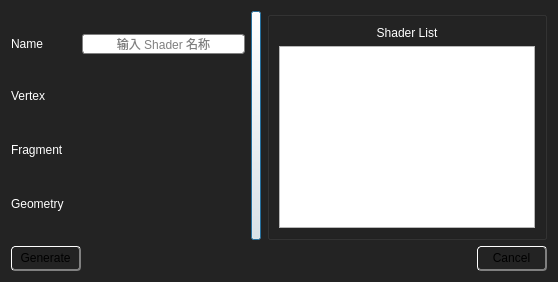
<?xml version="1.0" encoding="UTF-8"?>
<ui version="4.0">
 <class>ShaderCreatorDialog</class>
 <widget class="QDialog" name="ShaderCreatorDialog">
  <property name="geometry">
   <rect>
    <x>0</x>
    <y>0</y>
    <width>558</width>
    <height>282</height>
   </rect>
  </property>
  <property name="windowTitle">
   <string>Shader Generator</string>
  </property>
  <property name="windowIcon">
   <iconset resource="../../resource/icons.qrc">
    <normaloff>:/icon/setting.png</normaloff>:/icon/setting.png</iconset>
  </property>
  <property name="windowOpacity">
   <double>0.950000000000000</double>
  </property>
  <property name="styleSheet">
   <string notr="true">QDialog{
	background-color: rgb(35, 35, 35);
}</string>
  </property>
  <layout class="QVBoxLayout" name="verticalLayout_3">
   <item>
    <layout class="QHBoxLayout" name="horizontalLayout_7">
     <item>
      <layout class="QHBoxLayout" name="horizontalLayout_6">
       <item>
        <layout class="QVBoxLayout" name="verticalLayout_2">
         <item>
          <layout class="QHBoxLayout" name="horizontalLayout_4">
           <item>
            <widget class="QLabel" name="name_label">
             <property name="sizePolicy">
              <sizepolicy hsizetype="Preferred" vsizetype="Preferred">
               <horstretch>0</horstretch>
               <verstretch>0</verstretch>
              </sizepolicy>
             </property>
             <property name="minimumSize">
              <size>
               <width>65</width>
               <height>0</height>
              </size>
             </property>
             <property name="styleSheet">
              <string notr="true">QLabel{
	color:white;
	font: 12pt &quot;Sitka&quot;;
}
</string>
             </property>
             <property name="text">
              <string>Name</string>
             </property>
            </widget>
           </item>
           <item>
            <widget class="QLineEdit" name="shader_name">
             <property name="sizePolicy">
              <sizepolicy hsizetype="Expanding" vsizetype="Fixed">
               <horstretch>0</horstretch>
               <verstretch>0</verstretch>
              </sizepolicy>
             </property>
             <property name="minimumSize">
              <size>
               <width>0</width>
               <height>20</height>
              </size>
             </property>
             <property name="styleSheet">
              <string notr="true">QLineEdit{
    font:  9pt &quot;Cascadia Code&quot;;
    color: black;
    background: qlineargradient(x1: 0, y1: 0, x2: 0, y2: 1,
                                     stop: 0 #F1F1F1, stop: 0.4 #EEEEEE,
                                     stop: 0.5 #E8E8E8, stop: 1.0 #E3E3E3);
    border: 1px solid gray;
    border-radius: 3px;
}

QLineEdit::PlaceHolder{
	color: grey;
}</string>
             </property>
             <property name="text">
              <string/>
             </property>
             <property name="alignment">
              <set>Qt::AlignCenter</set>
             </property>
             <property name="readOnly">
              <bool>false</bool>
             </property>
             <property name="placeholderText">
              <string>输入 Shader 名称</string>
             </property>
            </widget>
           </item>
          </layout>
         </item>
         <item>
          <layout class="QHBoxLayout" name="horizontalLayout">
           <item>
            <widget class="QLabel" name="vertex_label">
             <property name="sizePolicy">
              <sizepolicy hsizetype="Preferred" vsizetype="Preferred">
               <horstretch>0</horstretch>
               <verstretch>0</verstretch>
              </sizepolicy>
             </property>
             <property name="minimumSize">
              <size>
               <width>65</width>
               <height>0</height>
              </size>
             </property>
             <property name="styleSheet">
              <string notr="true">QLabel{
	color:white;
	font: 12pt &quot;Sitka&quot;;
}
</string>
             </property>
             <property name="text">
              <string>Vertex</string>
             </property>
            </widget>
           </item>
           <item>
            <widget class="ClickedEdit" name="vertex_shader" native="true">
             <property name="sizePolicy">
              <sizepolicy hsizetype="Expanding" vsizetype="Fixed">
               <horstretch>0</horstretch>
               <verstretch>0</verstretch>
              </sizepolicy>
             </property>
             <property name="minimumSize">
              <size>
               <width>0</width>
               <height>25</height>
              </size>
             </property>
             <property name="styleSheet">
              <string notr="true">QLineEdit{
    font:  9pt &quot;Cascadia Code&quot;;
    color: black;
    background: qlineargradient(x1: 0, y1: 0, x2: 0, y2: 1,
                                     stop: 0 #E1E1E1, stop: 0.4 #DDDDDD,
                                     stop: 0.5 #D8D8D8, stop: 1.0 #D3D3D3);
    border: 1px solid gray;
    border-radius: 3px;
}
QLineEdit::hover{
    font:  9pt &quot;Cascadia Code&quot;;
    color: #FFFFEE;
    background: qlineargradient(x1: 0, y1: 0, x2: 0, y2: 1,
                                     stop: 0 #AAAAAA, stop: 0.4 #BBBBBB,
                                     stop: 0.5 #A8A8A8, stop: 1.0 #B3B3B3);
    border: 2px solid #dfdfdf;
    border-radius: 3px;
}</string>
             </property>
            </widget>
           </item>
          </layout>
         </item>
         <item>
          <layout class="QHBoxLayout" name="horizontalLayout_2">
           <item>
            <widget class="QLabel" name="fragment_label">
             <property name="sizePolicy">
              <sizepolicy hsizetype="Preferred" vsizetype="Preferred">
               <horstretch>0</horstretch>
               <verstretch>0</verstretch>
              </sizepolicy>
             </property>
             <property name="minimumSize">
              <size>
               <width>65</width>
               <height>0</height>
              </size>
             </property>
             <property name="styleSheet">
              <string notr="true">QLabel{
	color:white;
	font: 12pt &quot;Sitka&quot;;
}
</string>
             </property>
             <property name="text">
              <string>Fragment</string>
             </property>
            </widget>
           </item>
           <item>
            <widget class="ClickedEdit" name="fragment_shader" native="true">
             <property name="sizePolicy">
              <sizepolicy hsizetype="Expanding" vsizetype="Fixed">
               <horstretch>0</horstretch>
               <verstretch>0</verstretch>
              </sizepolicy>
             </property>
             <property name="minimumSize">
              <size>
               <width>0</width>
               <height>25</height>
              </size>
             </property>
            </widget>
           </item>
          </layout>
         </item>
         <item>
          <layout class="QHBoxLayout" name="horizontalLayout_3">
           <item>
            <widget class="QLabel" name="geometry_label">
             <property name="sizePolicy">
              <sizepolicy hsizetype="Preferred" vsizetype="Preferred">
               <horstretch>0</horstretch>
               <verstretch>0</verstretch>
              </sizepolicy>
             </property>
             <property name="minimumSize">
              <size>
               <width>65</width>
               <height>0</height>
              </size>
             </property>
             <property name="styleSheet">
              <string notr="true">QLabel{
	color:white;
	font: 12pt &quot;Sitka&quot;;
}
</string>
             </property>
             <property name="text">
              <string>Geometry</string>
             </property>
            </widget>
           </item>
           <item>
            <widget class="ClickedEdit" name="geometry_shader" native="true">
             <property name="sizePolicy">
              <sizepolicy hsizetype="Expanding" vsizetype="Fixed">
               <horstretch>0</horstretch>
               <verstretch>0</verstretch>
              </sizepolicy>
             </property>
             <property name="minimumSize">
              <size>
               <width>0</width>
               <height>25</height>
              </size>
             </property>
            </widget>
           </item>
          </layout>
         </item>
        </layout>
       </item>
       <item>
        <widget class="QPushButton" name="list_show_button">
         <property name="sizePolicy">
          <sizepolicy hsizetype="Minimum" vsizetype="Expanding">
           <horstretch>0</horstretch>
           <verstretch>0</verstretch>
          </sizepolicy>
         </property>
         <property name="maximumSize">
          <size>
           <width>10</width>
           <height>16777215</height>
          </size>
         </property>
         <property name="text">
          <string/>
         </property>
        </widget>
       </item>
      </layout>
     </item>
     <item>
      <widget class="QGroupBox" name="list_box">
       <property name="title">
        <string/>
       </property>
       <layout class="QVBoxLayout" name="verticalLayout">
        <item>
         <widget class="QLabel" name="shader_lists_label">
          <property name="sizePolicy">
           <sizepolicy hsizetype="Preferred" vsizetype="Preferred">
            <horstretch>0</horstretch>
            <verstretch>0</verstretch>
           </sizepolicy>
          </property>
          <property name="minimumSize">
           <size>
            <width>65</width>
            <height>0</height>
           </size>
          </property>
          <property name="styleSheet">
           <string notr="true">QLabel{
	color:white;
	font: 12pt &quot;Sitka&quot;;
}
</string>
          </property>
          <property name="text">
           <string>Shader List</string>
          </property>
          <property name="alignment">
           <set>Qt::AlignCenter</set>
          </property>
         </widget>
        </item>
        <item>
         <widget class="QListWidget" name="shader_lists"/>
        </item>
       </layout>
      </widget>
     </item>
    </layout>
   </item>
   <item>
    <layout class="QHBoxLayout" name="horizontalLayout_5">
     <item>
      <widget class="QPushButton" name="generate_button">
       <property name="sizePolicy">
        <sizepolicy hsizetype="Minimum" vsizetype="Fixed">
         <horstretch>0</horstretch>
         <verstretch>0</verstretch>
        </sizepolicy>
       </property>
       <property name="minimumSize">
        <size>
         <width>70</width>
         <height>25</height>
        </size>
       </property>
       <property name="styleSheet">
        <string notr="true">QPushButton{
border: 1px solid white;
border-radius:4px;
border-bottom: 2px solid gray;
border-right: 2px solid gray;
background-color: 
qlineargradient(spread:pad, x1:0, y1:0, x2:0, y2:1, 
			stop:0     rgba(100, 100, 100, 255),
			stop:0.35 rgba(20, 20, 20, 255), 
			stop:0.65 rgba(25, 25, 25, 255),
			stop:1 	  rgba(35, 35, 65, 255));
color: 
qlineargradient(spread:pad, x1:0, y1:0, x2:1, y2:1,
 stop:0 rgba(175, 175, 200, 255), 
 stop:1 rgba(220, 220, 255, 255));
}
QPushButton::hover{
background-color: 
qlineargradient(spread:pad, x1:0, y1:0, x2:0, y2:1, 
			stop:0     rgba(120, 120, 120, 255),
			stop:0.35 rgba(40, 40, 40, 255), 
			stop:0.65 rgba(45, 45, 45, 255),
			stop:1 	  rgba(55, 55, 85, 255));
color: 
qlineargradient(spread:pad, x1:0, y1:0, x2:1, y2:1,
 stop:0 rgba(200, 200, 240, 255), 
 stop:1 rgba(235, 245, 255, 255));
border: 1px solid rgb(200, 245, 255);
border-radius:4px;
border-bottom: 1px solid rgb(175, 220, 230);
border-right: 1px solid rgb(175, 220, 230);
}
</string>
       </property>
       <property name="text">
        <string>Generate</string>
       </property>
      </widget>
     </item>
     <item>
      <spacer name="horizontalSpacer">
       <property name="orientation">
        <enum>Qt::Horizontal</enum>
       </property>
       <property name="sizeHint" stdset="0">
        <size>
         <width>40</width>
         <height>20</height>
        </size>
       </property>
      </spacer>
     </item>
     <item>
      <widget class="QPushButton" name="cancel_button">
       <property name="sizePolicy">
        <sizepolicy hsizetype="Minimum" vsizetype="Fixed">
         <horstretch>0</horstretch>
         <verstretch>0</verstretch>
        </sizepolicy>
       </property>
       <property name="minimumSize">
        <size>
         <width>70</width>
         <height>25</height>
        </size>
       </property>
       <property name="styleSheet">
        <string notr="true">QPushButton{
border: 1px solid white;
border-radius:4px;
border-bottom: 2px solid gray;
border-right: 2px solid gray;
background-color: 
qlineargradient(spread:pad, x1:0, y1:0, x2:0, y2:1, 
			stop:0     rgba(100, 100, 100, 255),
			stop:0.35 rgba(20, 20, 20, 255), 
			stop:0.65 rgba(25, 25, 25, 255),
			stop:1 	  rgba(35, 35, 65, 255));
color: 
qlineargradient(spread:pad, x1:0, y1:0, x2:1, y2:1,
 stop:0 rgba(175, 175, 200, 255), 
 stop:1 rgba(220, 220, 255, 255));
}
QPushButton::hover{
background-color: 
qlineargradient(spread:pad, x1:0, y1:0, x2:0, y2:1, 
			stop:0     rgba(120, 120, 120, 255),
			stop:0.35 rgba(40, 40, 40, 255), 
			stop:0.65 rgba(45, 45, 45, 255),
			stop:1 	  rgba(55, 55, 85, 255));
color: 
qlineargradient(spread:pad, x1:0, y1:0, x2:1, y2:1,
 stop:0 rgba(200, 200, 240, 255), 
 stop:1 rgba(235, 245, 255, 255));
border: 1px solid rgb(200, 245, 255);
border-radius:4px;
border-bottom: 1px solid rgb(175, 220, 230);
border-right: 1px solid rgb(175, 220, 230);
}
</string>
       </property>
       <property name="text">
        <string>Cancel</string>
       </property>
      </widget>
     </item>
    </layout>
   </item>
  </layout>
 </widget>
 <customwidgets>
  <customwidget>
   <class>ClickedEdit</class>
   <extends>QWidget</extends>
   <header>ClickedEdit/clicked_edit.h</header>
  </customwidget>
 </customwidgets>
 <resources>
  <include location="../../resource/icons.qrc"/>
 </resources>
 <connections>
  <connection>
   <sender>cancel_button</sender>
   <signal>clicked()</signal>
   <receiver>ShaderCreatorDialog</receiver>
   <slot>reject()</slot>
   <hints>
    <hint type="sourcelabel">
     <x>279</x>
     <y>269</y>
    </hint>
    <hint type="destinationlabel">
     <x>162</x>
     <y>149</y>
    </hint>
   </hints>
  </connection>
 </connections>
</ui>
